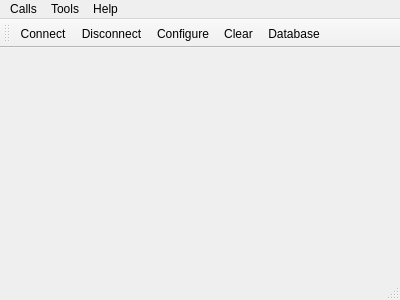
<?xml version="1.0" encoding="UTF-8"?>
<ui version="4.0">
 <class>MainWindow</class>
 <widget class="QMainWindow" name="MainWindow">
  <property name="geometry">
   <rect>
    <x>0</x>
    <y>0</y>
    <width>400</width>
    <height>300</height>
   </rect>
  </property>
  <property name="windowTitle">
   <string>Simple Terminal</string>
  </property>
  <widget class="QWidget" name="centralWidget">
   <layout class="QVBoxLayout" name="verticalLayout"/>
  </widget>
  <widget class="QMenuBar" name="menuBar">
   <property name="geometry">
    <rect>
     <x>0</x>
     <y>0</y>
     <width>400</width>
     <height>17</height>
    </rect>
   </property>
   <widget class="QMenu" name="menuCalls">
    <property name="title">
     <string>Calls</string>
    </property>
    <addaction name="actionConnect"/>
    <addaction name="actionDisconnect"/>
    <addaction name="separator"/>
    <addaction name="actionQuit"/>
   </widget>
   <widget class="QMenu" name="menuTools">
    <property name="title">
     <string>Tools</string>
    </property>
    <addaction name="actionConfigure"/>
    <addaction name="actionClear"/>
   </widget>
   <widget class="QMenu" name="menuHelp">
    <property name="title">
     <string>Help</string>
    </property>
    <addaction name="actionAbout"/>
    <addaction name="actionAboutQt"/>
   </widget>
   <addaction name="menuCalls"/>
   <addaction name="menuTools"/>
   <addaction name="menuHelp"/>
  </widget>
  <widget class="QToolBar" name="mainToolBar">
   <attribute name="toolBarArea">
    <enum>TopToolBarArea</enum>
   </attribute>
   <attribute name="toolBarBreak">
    <bool>false</bool>
   </attribute>
   <addaction name="actionConnect"/>
   <addaction name="actionDisconnect"/>
   <addaction name="actionConfigure"/>
   <addaction name="actionClear"/>  
   <addaction name="actionSql"/>
  </widget>
  <widget class="QStatusBar" name="statusBar"/>
  <action name="actionAbout">
   <property name="text">
    <string>&amp;About</string>
   </property>
   <property name="toolTip">
    <string>About program</string>
   </property>
   <property name="shortcut">
    <string>Alt+A</string>
   </property>
  </action>
  <action name="actionAboutQt">
   <property name="text">
    <string>About Qt</string>
   </property>
  </action>
  <action name="actionConnect">
   <property name="icon">
    <iconset resource="terminal.qrc">
     <normaloff>:/images/connect.png</normaloff>:/images/connect.png</iconset>
   </property>
   <property name="text">
    <string>C&amp;onnect</string>
   </property>
   <property name="toolTip">
    <string>Connect to serial port</string>
   </property>
   <property name="shortcut">
    <string>Ctrl+O</string>
   </property>
  </action>
  <action name="actionDisconnect">
   <property name="icon">
    <iconset resource="terminal.qrc">
     <normaloff>:/images/disconnect.png</normaloff>:/images/disconnect.png</iconset>
   </property>
   <property name="text">
    <string>&amp;Disconnect</string>
   </property>
   <property name="toolTip">
    <string>Disconnect from serial port</string>
   </property>
   <property name="shortcut">
    <string>Ctrl+D</string>
   </property>
  </action>
  <action name="actionConfigure">
   <property name="icon">
    <iconset resource="terminal.qrc">
     <normaloff>:/images/settings.png</normaloff>:/images/settings.png</iconset>
   </property>
   <property name="text">
    <string>&amp;Configure</string>
   </property>
   <property name="toolTip">
    <string>Configure serial port</string>
   </property>
   <property name="shortcut">
    <string>Alt+C</string>
   </property>
  </action>
  <action name="actionClear">
   <property name="icon">
    <iconset resource="terminal.qrc">
     <normaloff>:/images/clear.png</normaloff>:/images/clear.png</iconset>
   </property>
   <property name="text">
    <string>C&amp;lear</string>
   </property>
   <property name="toolTip">
    <string>Clear data</string>
   </property>
   <property name="shortcut">
    <string>Alt+L</string>
   </property>
  </action>
  <action name="actionSql">
   <property name="icon">
    <iconset resource="terminal.qrc">
     <normaloff>:/images/settings.png</normaloff>:/images/settings.png</iconset>
   </property>
   <property name="text">
    <string>Database</string>
   </property>
  </action>
  <action name="actionQuit">
   <property name="icon">
    <iconset resource="terminal.qrc">
     <normaloff>:/images/application-exit.png</normaloff>:/images/application-exit.png</iconset>
   </property>
   <property name="text">
    <string>&amp;Quit</string>
   </property>
   <property name="shortcut">
    <string>Ctrl+Q</string>
   </property>
  </action>
 </widget>
 <layoutdefault spacing="6" margin="11"/>
 <resources>
  <include location="terminal.qrc"/>
 </resources>
 <connections/>
</ui>
